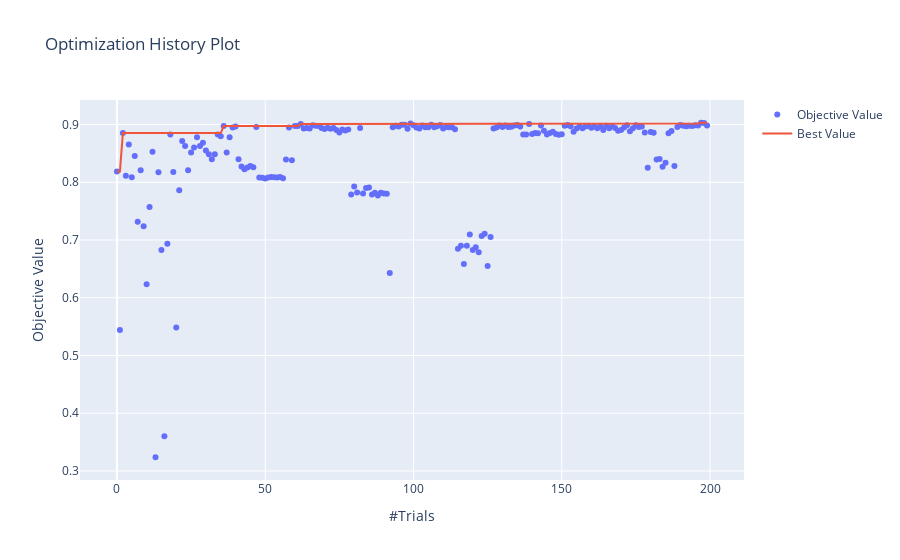

The notebook cell saved with this chart:
### Code cell
optuna.visualization.plot_optimization_history(study)

### Figure 1 — Plotly figure (JSON) as saved in the notebook; plotly's stock layout.template omitted (floating-point values rounded to 4 significant figures; data arrays with more than 128 entries replaced by an {"elided": "..."} marker saying what was removed)
{"data": [{"mode": "markers", "name": "Objective Value", "type": "scatter", "x": {"elided": "200 int values"}, "y": {"elided": "200 float values"}}, {"name": "Best Value", "type": "scatter", "x": {"elided": "200 int values"}, "y": {"elided": "200 float values"}}], "layout": {"title": {"text": "Optimization History Plot"}, "xaxis": {"title": {"text": "#Trials"}}, "yaxis": {"title": {"text": "Objective Value"}}}}
